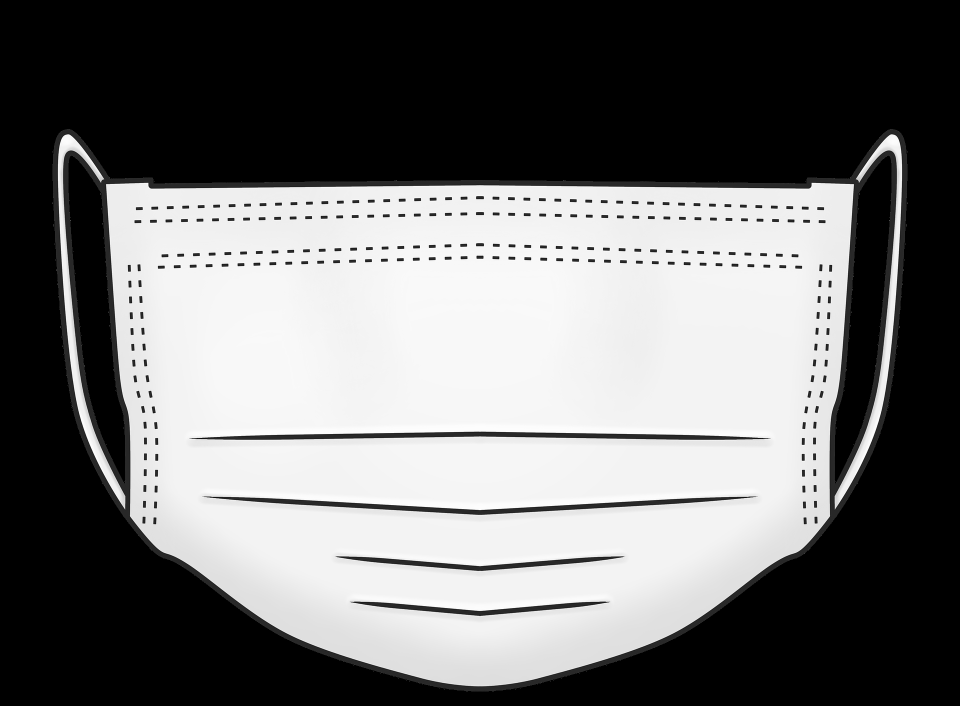
#> input picture pictures/n_mask.png, 1920 x 1411 px, found by its file name (shown at 1/2 size)
$ jupyter execute --allow-errors mask.ipynb   (shell and % lines are left out)
#> lines starting #> are read from the running program, lines starting #| are printed output that depends on the picture; after the words box and inside, x2 and y2 are one past the last pixel; in counts of white or black regions, pixels touching at a corner belong together
<a href="https://colab.research.google.com/github/kdh7979/Korean-SignLanguage-Interpreter/blob/main/mask.ipynb" target="_parent"></a>

[cell 1]
import cv2
import mediapipe as mp
from google.colab.patches import cv2_imshow
mp_drawing = mp.solutions.drawing_utils
mp_face_mesh = mp.solutions.face_mesh

[cell 2]
img_fg = cv2.imread(r"/content/Korean-SignLanguage-Interpreter/pictures/n_mask.png")   #마스크    (1411, 1920, 3)
#> img_fg is the input picture: shape (1411, 1920, 3); min 0, max 255, mean 112.2
img_fg = img_fg[250:1400, 0:1920]
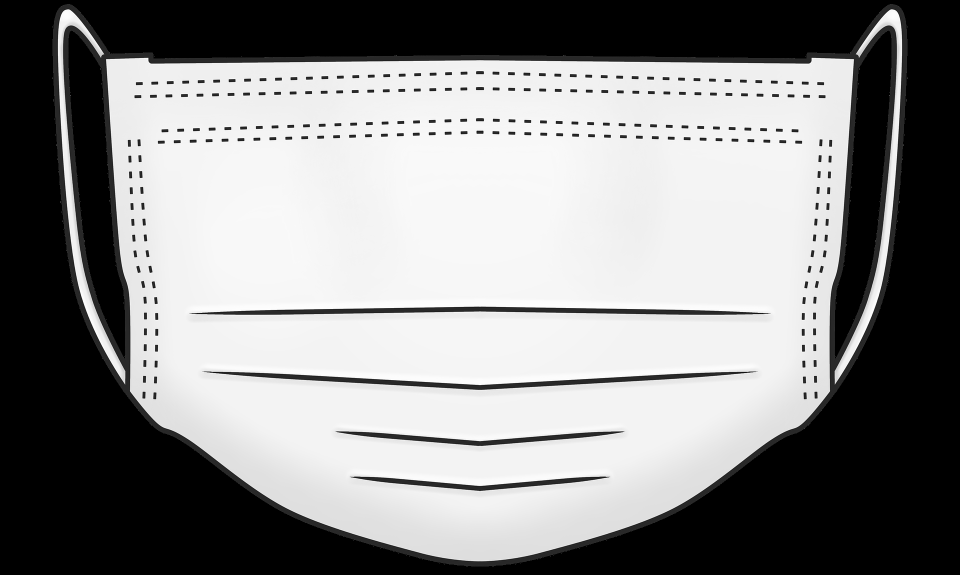
#> img_fg: shape (1150, 1920, 3) (shown at 1/2 size); min 0, max 255, mean 137.7
img2gray = cv2.cvtColor(img_fg, cv2.COLOR_BGR2GRAY)
ret, mask = cv2.threshold(img2gray, 10, 255, cv2.THRESH_BINARY)
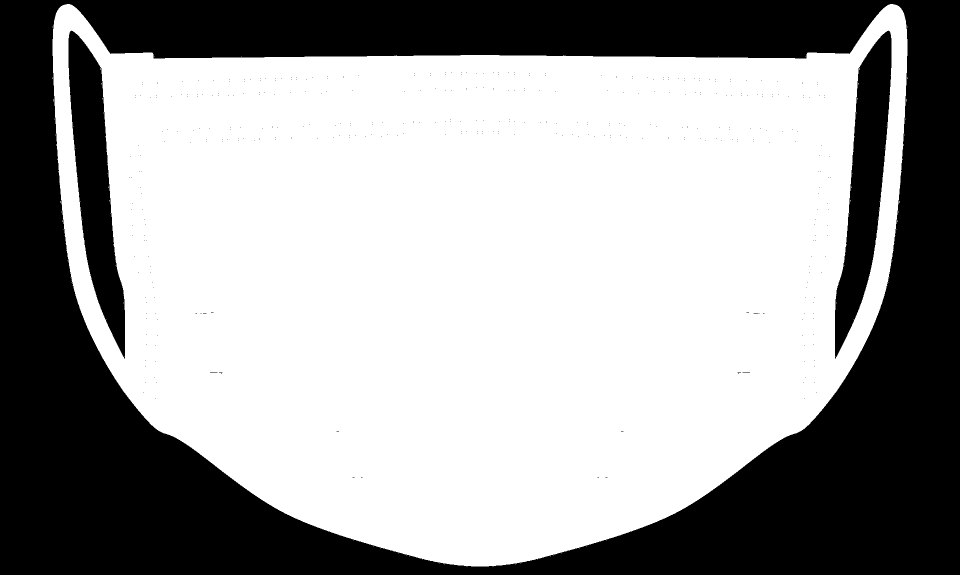
#> mask: shape (1150, 1920) (shown at 1/2 size); 62.1% white; 399 black regions (396 under 20 px), largest, box (x1, y1, x2, y2) and area: (0, 0, 1920, 1150) 766959, (137, 61, 250, 718) 35014, (1670, 61, 1783, 718) 35013
mask_inv = cv2.bitwise_not(mask)
